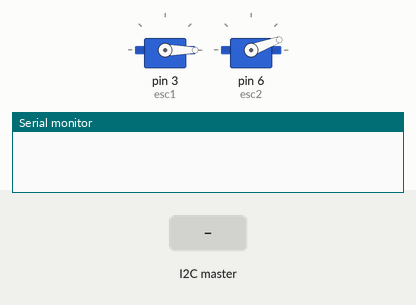
Simulated run of this sketch. Board: Arduino Uno, built with avr-gcc and run on an emulated ATmega328P. On the bench: 2 × servo, the last lines printed to the serial monitor. The test bench sets the inputs (shaded band).

Above: at 2.2 s.
2.3 s: the I2C master sends the byte 1
At 3.5 s:
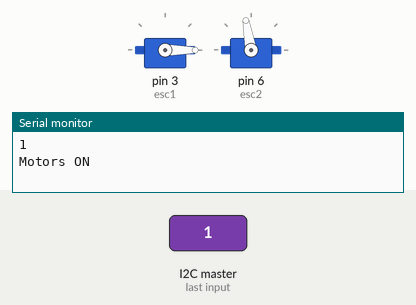
3.8 s: the I2C master sends the byte 2
At 4.8 s:
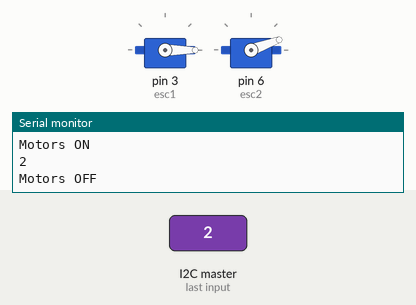
Timing chart, 0 to 6.8 s (numbered marks = the images above; inputs shaded):
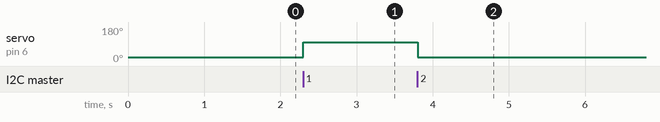

The sketch:

slave_receiver.ino
```cpp
#include <Wire.h>
#include <Servo.h>

int level1 = 2;
int level2 = 1;

Servo esc1;
Servo esc2;
Servo rudder;
Servo radar;


void setup()
{
  Wire.begin(3);                // join i2c bus with address #4
  Wire.onReceive(receiveEvent); // register event
  Serial.begin(9600);           // start serial for output

  esc1.attach(3);
  esc2.attach(6);

  esc1.write(0);
  esc2.write(20);
  delay(1000);

}

void loop()
{
  delay(100);

}

// function that executes whenever data is received from master
// this function is registered as an event, see setup()
void receiveEvent(int howMany)
{
  while (1 < Wire.available()) // loop through all but the last
  {
    char c = Wire.read(); // receive byte as a character
    Serial.print(c);         // print the character
  }
  int x = Wire.read();    // receive byte as an integer
  Serial.println(x);         // print the integer

          if (x == level1)
        {
          Serial.print("Motors OFF");
          Serial.print("\n");
          esc2.write(20);
        }

          if (x == level2)
        {
          Serial.print("Motors ON");
          Serial.print("\n");
          esc2.write(100);
        }

}
```

Measured:
- after the input at 2.3 s, servo on pin 6 (esc2): 20° → 100° at once
- after the input at 3.8 s, servo on pin 6 (esc2): 100° → 20° at once
